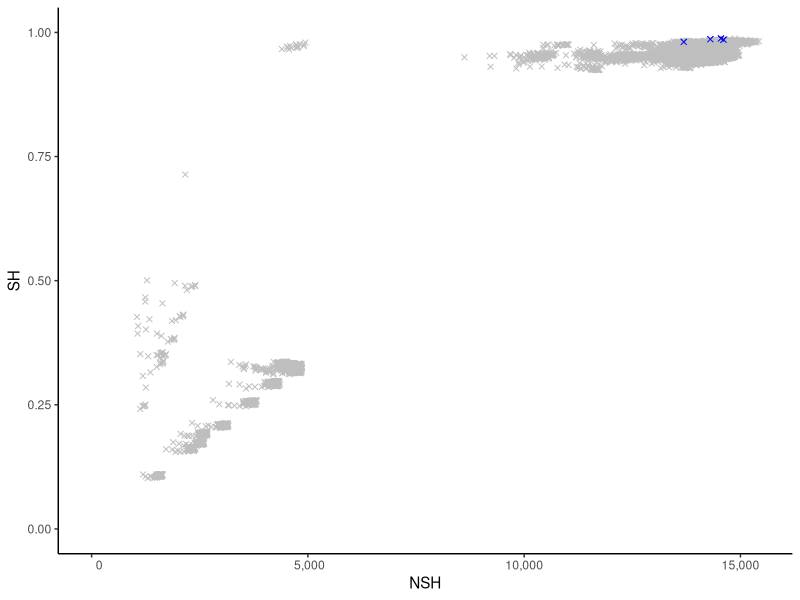
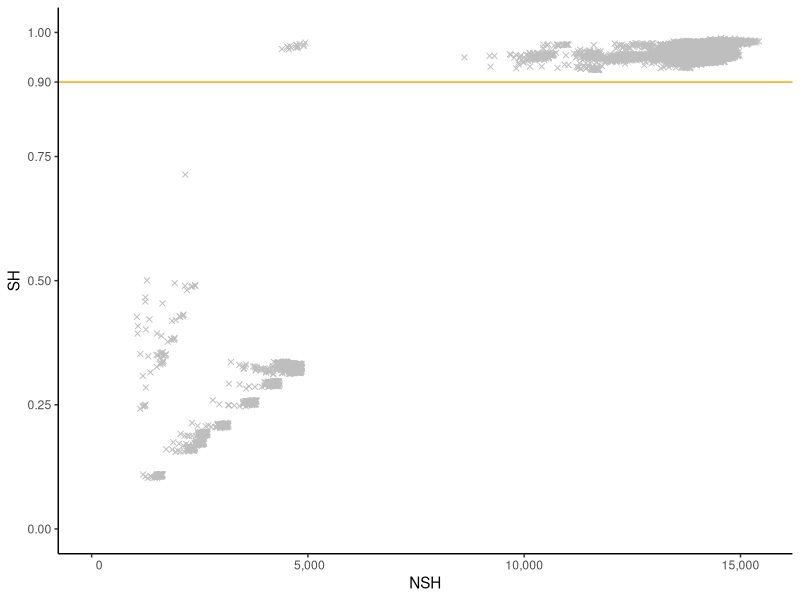

Reproduce these figures in R, in order.
#!/usr/bin/env Rscript

library(ggplot2)

obj <- read.table("./output/SH_indices.txt", header = TRUE)
obj01 = subset(obj, Type == "TR")

pdf("NSH_SH_01.pdf", width = 4, height = 4)
ggplot(obj, aes(NSH, SH, color=Type)) +
  geom_point(shape = 4) +
  theme_classic() +
  ylab("SH") +
  xlab("NSH") +
  scale_x_continuous(limits = c(0, max(obj$NSH) +1), labels=function(x) format(x, big.mark = ",", scientific = FALSE)) +
  scale_y_continuous(limits = c(0,1), breaks = c(0, 0.25, 0.50, 0.75, 1)) +
  scale_color_manual(values = c("TR" = "blue", "Non-TR" = "grey")) +
  geom_point(data=obj01, mapping=aes(NSH, SH), shape = 4) +
  theme(legend.position = "none")

dev.off()


pdf("NSH_SH_02.pdf", width = 4, height = 4)
ggplot(obj, aes(NSH, SH, color=Type)) +
  geom_point(shape = 4) +
  geom_hline(yintercept = 0.9, color = "orange") +
  theme_classic() +
  ylab("SH") +
  xlab("NSH") +
  scale_x_continuous(limits = c(0, max(obj$NSH) +1), labels=function(x) format(x, big.mark = ",", scientific = FALSE)) +
  scale_y_continuous(limits = c(0,1), breaks = c(0, 0.25, 0.50, 0.75, 0.90, 1)) +
  scale_color_manual(values = c("TR" = "grey", "Non-TR" = "grey")) +
  geom_point(data=obj01, mapping=aes(NSH, SH), shape = 4) +
  theme(legend.position = "none")

dev.off()
